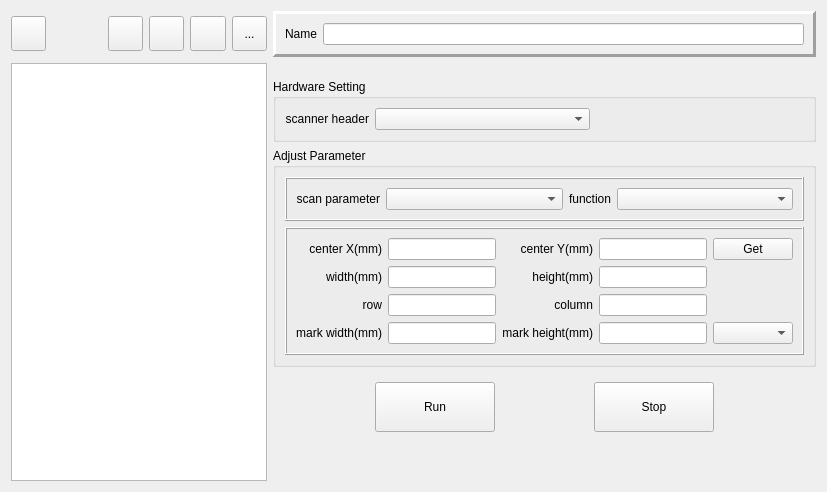
     <widget class="QWidget" name="tab_scanner_lens">
      <attribute name="title">
       <string>Scanner lens</string>
      </attribute>
      <layout class="QGridLayout" name="gridLayout_33">
       <item row="0" column="4">
        <widget class="QFrame" name="wid_enable_scannerLens_2">
         <property name="enabled">
          <bool>true</bool>
         </property>
         <property name="frameShape">
          <enum>QFrame::Panel</enum>
         </property>
         <property name="frameShadow">
          <enum>QFrame::Raised</enum>
         </property>
         <property name="lineWidth">
          <number>3</number>
         </property>
         <layout class="QGridLayout" name="gridLayout_29">
          <item row="0" column="0">
           <widget class="QLabel" name="label_148">
            <property name="text">
             <string>Name</string>
            </property>
            <property name="alignment">
             <set>Qt::AlignRight|Qt::AlignTrailing|Qt::AlignVCenter</set>
            </property>
           </widget>
          </item>
          <item row="0" column="1">
           <widget class="HLineEdit" name="lineEdit_scannerLens_name">
            <property name="enabled">
             <bool>true</bool>
            </property>
           </widget>
          </item>
         </layout>
        </widget>
       </item>
       <item row="1" column="4">
        <spacer name="verticalSpacer_6">
         <property name="orientation">
          <enum>Qt::Vertical</enum>
         </property>
         <property name="sizeType">
          <enum>QSizePolicy::Fixed</enum>
         </property>
         <property name="sizeHint" stdset="0">
          <size>
           <width>20</width>
           <height>10</height>
          </size>
         </property>
        </spacer>
       </item>
       <item row="2" column="4">
        <widget class="QGroupBox" name="wid_enable_scannerLens_3">
         <property name="enabled">
          <bool>true</bool>
         </property>
         <property name="sizePolicy">
          <sizepolicy hsizetype="Preferred" vsizetype="Preferred">
           <horstretch>0</horstretch>
           <verstretch>0</verstretch>
          </sizepolicy>
         </property>
         <property name="maximumSize">
          <size>
           <width>16777215</width>
           <height>100</height>
          </size>
         </property>
         <property name="title">
          <string>Hardware Setting</string>
         </property>
         <layout class="QGridLayout" name="gridLayout_30">
          <item row="0" column="0">
           <widget class="QLabel" name="label_99">
            <property name="text">
             <string>scanner header</string>
            </property>
            <property name="alignment">
             <set>Qt::AlignRight|Qt::AlignTrailing|Qt::AlignVCenter</set>
            </property>
           </widget>
          </item>
          <item row="0" column="1">
           <widget class="QComboBox" name="comboBox_scannerLens_scannerHeader">
            <property name="sizePolicy">
             <sizepolicy hsizetype="MinimumExpanding" vsizetype="Fixed">
              <horstretch>0</horstretch>
              <verstretch>0</verstretch>
             </sizepolicy>
            </property>
           </widget>
          </item>
          <item row="0" column="2">
           <spacer name="horizontalSpacer_7">
            <property name="orientation">
             <enum>Qt::Horizontal</enum>
            </property>
            <property name="sizeType">
             <enum>QSizePolicy::MinimumExpanding</enum>
            </property>
            <property name="sizeHint" stdset="0">
             <size>
              <width>40</width>
              <height>20</height>
             </size>
            </property>
           </spacer>
          </item>
         </layout>
        </widget>
       </item>
       <item row="3" column="4">
        <widget class="QGroupBox" name="wid_enable_scannerLens_4">
         <property name="enabled">
          <bool>true</bool>
         </property>
         <property name="title">
          <string>Adjust Parameter</string>
         </property>
         <layout class="QGridLayout" name="gridLayout_31">
          <item row="1" column="0" colspan="2">
           <widget class="QFrame" name="frame_16">
            <property name="frameShape">
             <enum>QFrame::Box</enum>
            </property>
            <property name="frameShadow">
             <enum>QFrame::Raised</enum>
            </property>
            <layout class="QGridLayout" name="gridLayout_34">
             <item row="0" column="0">
              <widget class="QLabel" name="label_55">
               <property name="text">
                <string>center X(mm)</string>
               </property>
               <property name="alignment">
                <set>Qt::AlignRight|Qt::AlignTrailing|Qt::AlignVCenter</set>
               </property>
              </widget>
             </item>
             <item row="3" column="2">
              <widget class="QLabel" name="label_60">
               <property name="text">
                <string>mark height(mm)</string>
               </property>
               <property name="alignment">
                <set>Qt::AlignRight|Qt::AlignTrailing|Qt::AlignVCenter</set>
               </property>
              </widget>
             </item>
             <item row="3" column="3">
              <widget class="HLineEdit" name="lineEdit_scannerLens_mark_height"/>
             </item>
             <item row="0" column="1">
              <widget class="HLineEdit" name="lineEdit_scannerLens_centerX"/>
             </item>
             <item row="1" column="3">
              <widget class="HLineEdit" name="lineEdit_scannerLens_height"/>
             </item>
             <item row="0" column="4">
              <widget class="QPushButton" name="pushButton_scannerLens_center_get">
               <property name="text">
                <string>Get</string>
               </property>
              </widget>
             </item>
             <item row="0" column="2">
              <widget class="QLabel" name="label_56">
               <property name="text">
                <string>center Y(mm)</string>
               </property>
               <property name="alignment">
                <set>Qt::AlignRight|Qt::AlignTrailing|Qt::AlignVCenter</set>
               </property>
              </widget>
             </item>
             <item row="3" column="0">
              <widget class="QLabel" name="label_59">
               <property name="text">
                <string>mark width(mm)</string>
               </property>
               <property name="alignment">
                <set>Qt::AlignRight|Qt::AlignTrailing|Qt::AlignVCenter</set>
               </property>
              </widget>
             </item>
             <item row="3" column="1">
              <widget class="HLineEdit" name="lineEdit_scannerLens_mark_width"/>
             </item>
             <item row="0" column="3">
              <widget class="HLineEdit" name="lineEdit_scannerLens_centerY"/>
             </item>
             <item row="1" column="2">
              <widget class="QLabel" name="label_58">
               <property name="text">
                <string>height(mm)</string>
               </property>
               <property name="alignment">
                <set>Qt::AlignRight|Qt::AlignTrailing|Qt::AlignVCenter</set>
               </property>
              </widget>
             </item>
             <item row="3" column="4">
              <widget class="QComboBox" name="comboBox_scannerLens_mark_type"/>
             </item>
             <item row="1" column="1">
              <widget class="HLineEdit" name="lineEdit_scannerLens_width"/>
             </item>
             <item row="1" column="0">
              <widget class="QLabel" name="label_57">
               <property name="text">
                <string>width(mm)</string>
               </property>
               <property name="alignment">
                <set>Qt::AlignRight|Qt::AlignTrailing|Qt::AlignVCenter</set>
               </property>
              </widget>
             </item>
             <item row="2" column="0">
              <widget class="QLabel" name="label_61">
               <property name="text">
                <string>row</string>
               </property>
               <property name="alignment">
                <set>Qt::AlignRight|Qt::AlignTrailing|Qt::AlignVCenter</set>
               </property>
              </widget>
             </item>
             <item row="2" column="1">
              <widget class="HLineEdit" name="lineEdit_scannerLens_row"/>
             </item>
             <item row="2" column="2">
              <widget class="QLabel" name="label_62">
               <property name="text">
                <string>column</string>
               </property>
               <property name="alignment">
                <set>Qt::AlignRight|Qt::AlignTrailing|Qt::AlignVCenter</set>
               </property>
              </widget>
             </item>
             <item row="2" column="3">
              <widget class="HLineEdit" name="lineEdit_scannerLens_column"/>
             </item>
            </layout>
           </widget>
          </item>
          <item row="0" column="0" colspan="2">
           <widget class="QFrame" name="frame_17">
            <property name="frameShape">
             <enum>QFrame::Box</enum>
            </property>
            <property name="frameShadow">
             <enum>QFrame::Raised</enum>
            </property>
            <layout class="QGridLayout" name="gridLayout_35">
             <item row="0" column="0">
              <widget class="QLabel" name="label_158">
               <property name="sizePolicy">
                <sizepolicy hsizetype="Fixed" vsizetype="Preferred">
                 <horstretch>0</horstretch>
                 <verstretch>0</verstretch>
                </sizepolicy>
               </property>
               <property name="text">
                <string>scan parameter</string>
               </property>
               <property name="alignment">
                <set>Qt::AlignRight|Qt::AlignTrailing|Qt::AlignVCenter</set>
               </property>
              </widget>
             </item>
             <item row="0" column="1">
              <widget class="QComboBox" name="comboBox_scannerLens_para"/>
             </item>
             <item row="0" column="2">
              <widget class="QLabel" name="label_27">
               <property name="sizePolicy">
                <sizepolicy hsizetype="Fixed" vsizetype="Preferred">
                 <horstretch>0</horstretch>
                 <verstretch>0</verstretch>
                </sizepolicy>
               </property>
               <property name="text">
                <string>function</string>
               </property>
               <property name="alignment">
                <set>Qt::AlignRight|Qt::AlignTrailing|Qt::AlignVCenter</set>
               </property>
              </widget>
             </item>
             <item row="0" column="3">
              <widget class="QComboBox" name="comboBox_scannerLens_func"/>
             </item>
            </layout>
           </widget>
          </item>
         </layout>
        </widget>
       </item>
       <item row="4" column="4">
        <widget class="QWidget" name="wid_enable_scannerLens_5" native="true">
         <property name="enabled">
          <bool>true</bool>
         </property>
         <layout class="QHBoxLayout" name="horizontalLayout_6">
          <item>
           <widget class="QToolButton" name="toolButton_scannerLens_run">
            <property name="minimumSize">
             <size>
              <width>120</width>
              <height>50</height>
             </size>
            </property>
            <property name="text">
             <string>Run</string>
            </property>
           </widget>
          </item>
          <item>
           <widget class="QToolButton" name="toolButton_scannerLens_stop">
            <property name="minimumSize">
             <size>
              <width>120</width>
              <height>50</height>
             </size>
            </property>
            <property name="text">
             <string>Stop</string>
            </property>
           </widget>
          </item>
         </layout>
        </widget>
       </item>
       <item row="5" column="4">
        <spacer name="verticalSpacer_3">
         <property name="orientation">
          <enum>Qt::Vertical</enum>
         </property>
         <property name="sizeType">
          <enum>QSizePolicy::Preferred</enum>
         </property>
         <property name="sizeHint" stdset="0">
          <size>
           <width>20</width>
           <height>40</height>
          </size>
         </property>
        </spacer>
       </item>
       <item row="0" column="0">
        <widget class="QToolButton" name="toolButton_scannerLens_clear">
         <property name="minimumSize">
          <size>
           <width>35</width>
           <height>35</height>
          </size>
         </property>
         <property name="maximumSize">
          <size>
           <width>35</width>
           <height>35</height>
          </size>
         </property>
         <property name="text">
          <string/>
         </property>
         <property name="icon">
          <iconset resource="../../../icons.qrc">
           <normaloff>:/resource/icons/delete.svg</normaloff>:/resource/icons/delete.svg</iconset>
         </property>
         <property name="iconSize">
          <size>
           <width>28</width>
           <height>28</height>
          </size>
         </property>
        </widget>
       </item>
       <item row="1" column="0" rowspan="5" colspan="4">
        <widget class="HTableView" name="tableView_5">
         <property name="minimumSize">
          <size>
           <width>256</width>
           <height>0</height>
          </size>
         </property>
        </widget>
       </item>
       <item row="0" column="3">
        <widget class="QWidget" name="wid_enable_scannerLens" native="true">
         <property name="sizePolicy">
          <sizepolicy hsizetype="Fixed" vsizetype="Fixed">
           <horstretch>0</horstretch>
           <verstretch>0</verstretch>
          </sizepolicy>
         </property>
         <layout class="QGridLayout" name="gridLayout_47">
          <property name="leftMargin">
           <number>0</number>
          </property>
          <property name="topMargin">
           <number>0</number>
          </property>
          <property name="rightMargin">
           <number>0</number>
          </property>
          <property name="bottomMargin">
           <number>0</number>
          </property>
          <item row="0" column="1">
           <widget class="QToolButton" name="toolButton_scannerLens_save">
            <property name="enabled">
             <bool>true</bool>
            </property>
            <property name="minimumSize">
             <size>
              <width>35</width>
              <height>35</height>
             </size>
            </property>
            <property name="text">
             <string/>
            </property>
            <property name="icon">
             <iconset resource="../../../icons.qrc">
              <normaloff>:/resource/icons/save.svg</normaloff>:/resource/icons/save.svg</iconset>
            </property>
            <property name="iconSize">
             <size>
              <width>28</width>
              <height>28</height>
             </size>
            </property>
           </widget>
          </item>
          <item row="0" column="0">
           <widget class="QToolButton" name="toolButton_scannerLens_delete">
            <property name="enabled">
             <bool>true</bool>
            </property>
            <property name="minimumSize">
             <size>
              <width>35</width>
              <height>35</height>
             </size>
            </property>
            <property name="maximumSize">
             <size>
              <width>35</width>
              <height>35</height>
             </size>
            </property>
            <property name="text">
             <string/>
            </property>
            <property name="icon">
             <iconset resource="../../../icons.qrc">
              <normaloff>:/resource/icons/subtraction.svg</normaloff>:/resource/icons/subtraction.svg</iconset>
            </property>
            <property name="iconSize">
             <size>
              <width>28</width>
              <height>28</height>
             </size>
            </property>
           </widget>
          </item>
          <item row="0" column="2">
           <widget class="QToolButton" name="toolButton_scannerLens_set">
            <property name="minimumSize">
             <size>
              <width>35</width>
              <height>35</height>
             </size>
            </property>
            <property name="maximumSize">
             <size>
              <width>35</width>
              <height>35</height>
             </size>
            </property>
            <property name="text">
             <string>...</string>
            </property>
            <property name="icon">
             <iconset resource="../../../icons.qrc">
              <normaloff>:/resource/icons/account1.png</normaloff>:/resource/icons/account1.png</iconset>
            </property>
            <property name="iconSize">
             <size>
              <width>28</width>
              <height>28</height>
             </size>
            </property>
           </widget>
          </item>
         </layout>
        </widget>
       </item>
       <item row="0" column="2">
        <widget class="QToolButton" name="toolButton_scannerLens_add">
         <property name="minimumSize">
          <size>
           <width>35</width>
           <height>35</height>
          </size>
         </property>
         <property name="maximumSize">
          <size>
           <width>35</width>
           <height>35</height>
          </size>
         </property>
         <property name="text">
          <string/>
         </property>
         <property name="icon">
          <iconset resource="../../../icons.qrc">
           <normaloff>:/resource/icons/add.svg</normaloff>:/resource/icons/add.svg</iconset>
         </property>
         <property name="iconSize">
          <size>
           <width>28</width>
           <height>28</height>
          </size>
         </property>
        </widget>
       </item>
      </layout>
     </widget>
